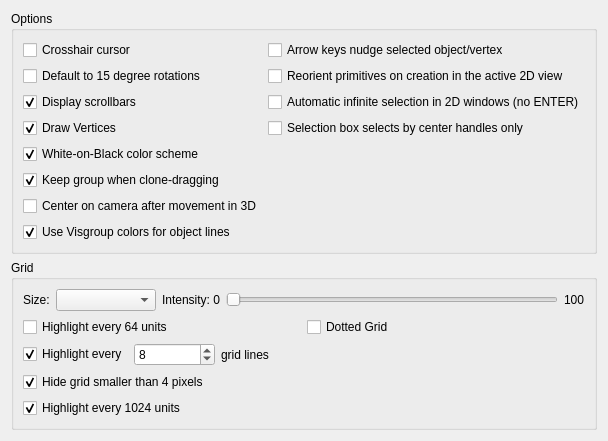
<?xml version="1.0" encoding="UTF-8"?>
<ui version="4.0">
 <class>OptionsPage2DViews</class>
 <widget class="QWidget" name="OptionsPage2DViews">
  <property name="geometry">
   <rect>
    <x>0</x>
    <y>0</y>
    <width>540</width>
    <height>400</height>
   </rect>
  </property>
  <property name="windowTitle">
   <string>Form</string>
  </property>
  <layout class="QVBoxLayout" name="verticalLayout">
   <item>
    <widget class="QGroupBox" name="groupBox">
     <property name="title">
      <string>Options</string>
     </property>
     <layout class="QGridLayout" name="gridLayout">
      <item row="7" column="0">
       <widget class="QCheckBox" name="checkBox_8">
        <property name="text">
         <string>Use Visgroup colors for object lines</string>
        </property>
        <property name="checked">
         <bool>true</bool>
        </property>
       </widget>
      </item>
      <item row="2" column="0">
       <widget class="QCheckBox" name="checkBox_3">
        <property name="text">
         <string>Display scrollbars</string>
        </property>
        <property name="checked">
         <bool>true</bool>
        </property>
       </widget>
      </item>
      <item row="4" column="0">
       <widget class="QCheckBox" name="checkBox_5">
        <property name="text">
         <string>White-on-Black color scheme</string>
        </property>
        <property name="checked">
         <bool>true</bool>
        </property>
       </widget>
      </item>
      <item row="0" column="0">
       <widget class="QCheckBox" name="checkBox">
        <property name="text">
         <string>Crosshair cursor</string>
        </property>
       </widget>
      </item>
      <item row="6" column="0">
       <widget class="QCheckBox" name="checkBox_7">
        <property name="text">
         <string>Center on camera after movement in 3D</string>
        </property>
       </widget>
      </item>
      <item row="1" column="0">
       <widget class="QCheckBox" name="checkBox_2">
        <property name="text">
         <string>Default to 15 degree rotations</string>
        </property>
       </widget>
      </item>
      <item row="3" column="0">
       <widget class="QCheckBox" name="checkBox_4">
        <property name="text">
         <string>Draw Vertices</string>
        </property>
        <property name="checked">
         <bool>true</bool>
        </property>
       </widget>
      </item>
      <item row="5" column="0">
       <widget class="QCheckBox" name="checkBox_6">
        <property name="text">
         <string>Keep group when clone-dragging</string>
        </property>
        <property name="checked">
         <bool>true</bool>
        </property>
       </widget>
      </item>
      <item row="0" column="1">
       <widget class="QCheckBox" name="checkBox_9">
        <property name="text">
         <string>Arrow keys nudge selected object/vertex</string>
        </property>
       </widget>
      </item>
      <item row="1" column="1">
       <widget class="QCheckBox" name="checkBox_10">
        <property name="text">
         <string>Reorient primitives on creation in the active 2D view</string>
        </property>
       </widget>
      </item>
      <item row="2" column="1">
       <widget class="QCheckBox" name="checkBox_11">
        <property name="text">
         <string>Automatic infinite selection in 2D windows (no ENTER)</string>
        </property>
       </widget>
      </item>
      <item row="3" column="1">
       <widget class="QCheckBox" name="checkBox_12">
        <property name="text">
         <string>Selection box selects by center handles only</string>
        </property>
       </widget>
      </item>
     </layout>
    </widget>
   </item>
   <item>
    <widget class="QGroupBox" name="groupBox_2">
     <property name="title">
      <string>Grid</string>
     </property>
     <layout class="QGridLayout" name="gridLayout_2">
      <item row="0" column="0" colspan="2">
       <layout class="QHBoxLayout" name="horizontalLayout">
        <item>
         <widget class="QLabel" name="label">
          <property name="text">
           <string>Size:</string>
          </property>
         </widget>
        </item>
        <item>
         <widget class="QComboBox" name="GridSize">
          <property name="minimumSize">
           <size>
            <width>100</width>
            <height>0</height>
           </size>
          </property>
         </widget>
        </item>
        <item>
         <widget class="QLabel" name="label_2">
          <property name="text">
           <string>Intensity: 0</string>
          </property>
         </widget>
        </item>
        <item>
         <widget class="QSlider" name="horizontalSlider">
          <property name="orientation">
           <enum>Qt::Horizontal</enum>
          </property>
         </widget>
        </item>
        <item>
         <widget class="QLabel" name="label_3">
          <property name="text">
           <string>100</string>
          </property>
         </widget>
        </item>
       </layout>
      </item>
      <item row="1" column="0">
       <widget class="QCheckBox" name="checkBox_13">
        <property name="text">
         <string>Highlight every 64 units</string>
        </property>
       </widget>
      </item>
      <item row="3" column="0">
       <widget class="QCheckBox" name="checkBox_16">
        <property name="text">
         <string>Hide grid smaller than 4 pixels</string>
        </property>
        <property name="checked">
         <bool>true</bool>
        </property>
       </widget>
      </item>
      <item row="2" column="0">
       <layout class="QHBoxLayout" name="horizontalLayout_2">
        <item>
         <widget class="QCheckBox" name="checkBox_15">
          <property name="text">
           <string>Highlight every</string>
          </property>
          <property name="checked">
           <bool>true</bool>
          </property>
         </widget>
        </item>
        <item>
         <widget class="QSpinBox" name="spinBox">
          <property name="value">
           <number>8</number>
          </property>
         </widget>
        </item>
        <item>
         <widget class="QLabel" name="label_4">
          <property name="text">
           <string>grid lines</string>
          </property>
         </widget>
        </item>
       </layout>
      </item>
      <item row="1" column="1">
       <widget class="QCheckBox" name="checkBox_14">
        <property name="text">
         <string>Dotted Grid</string>
        </property>
       </widget>
      </item>
      <item row="4" column="0">
       <widget class="QCheckBox" name="checkBox_17">
        <property name="text">
         <string>Highlight every 1024 units</string>
        </property>
        <property name="checked">
         <bool>true</bool>
        </property>
       </widget>
      </item>
     </layout>
    </widget>
   </item>
   <item>
    <spacer name="verticalSpacer">
     <property name="orientation">
      <enum>Qt::Vertical</enum>
     </property>
     <property name="sizeHint" stdset="0">
      <size>
       <width>20</width>
       <height>0</height>
      </size>
     </property>
    </spacer>
   </item>
  </layout>
 </widget>
 <resources/>
 <connections/>
</ui>
